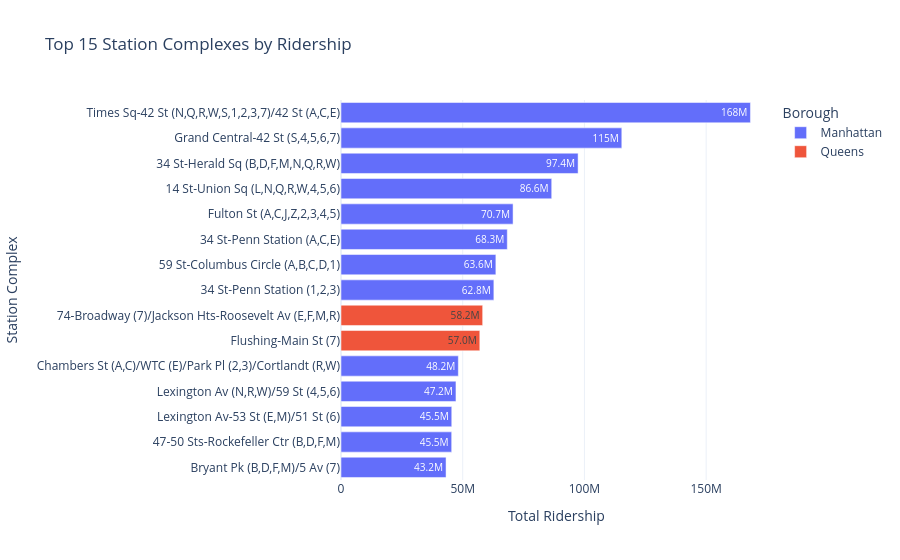

Notebook code for this chart:
### Markdown cell above
## 9. Highest-ridership station complexes

Identify the top 15 station complexes by cumulative ridership over the complete monthly dataset.

### Code cell
top_stations = get_top_stations(connection, limit=15)

display(top_stations)

fig = px.bar(
    top_stations.sort_values("total_ridership", ascending=True),
    x="total_ridership",
    y="station_complex",
    color="borough",
    orientation="h",
    title="Top 15 Station Complexes by Ridership",
    labels={
        "total_ridership": "Total Ridership",
        "station_complex": "Station Complex",
        "borough": "Borough",
    },
    text_auto=".3s",
)

fig.update_layout(
    template="plotly_white",
    yaxis={"categoryorder": "total ascending"},
)
fig.show()

### Figure 1 — Plotly figure (JSON) as saved in the notebook; plotly's stock layout.template omitted (floating-point values rounded to 4 significant figures)
{"data": [{"hovertemplate": "Borough=Manhattan<br>Total Ridership=%{x}<br>Station Complex=%{y}<extra></extra>", "legendgroup": "Manhattan", "marker": {"color": "#636efa", "pattern": {"shape": ""}}, "name": "Manhattan", "orientation": "h", "showlegend": true, "textposition": "auto", "texttemplate": "%{x:.3s}", "type": "bar", "x": [43160000.0, 45470000.0, 45500000.0, 47230000.0, 48200000.0, 62790000.0, 63620000.0, 68310000.0, 70690000.0, 86560000.0, 97400000.0, 115400000.0, 168200000.0], "xaxis": "x", "y": ["Bryant Pk (B,D,F,M)/5 Av (7)", "47-50 Sts-Rockefeller Ctr (B,D,F,M)", "Lexington Av-53 St (E,M)/51 St (6)", "Lexington Av (N,R,W)/59 St (4,5,6)", "Chambers St (A,C)/WTC (E)/Park Pl (2,3)/Cortlandt (R,W)", "34 St-Penn Station (1,2,3)", "59 St-Columbus Circle (A,B,C,D,1)", "34 St-Penn Station (A,C,E)", "Fulton St (A,C,J,Z,2,3,4,5)", "14 St-Union Sq (L,N,Q,R,W,4,5,6)", "34 St-Herald Sq (B,D,F,M,N,Q,R,W)", "Grand Central-42 St (S,4,5,6,7)", "Times Sq-42 St (N,Q,R,W,S,1,2,3,7)/42 St (A,C,E)"], "yaxis": "y"}, {"hovertemplate": "Borough=Queens<br>Total Ridership=%{x}<br>Station Complex=%{y}<extra></extra>", "legendgroup": "Queens", "marker": {"color": "#EF553B", "pattern": {"shape": ""}}, "name": "Queens", "orientation": "h", "showlegend": true, "textposition": "auto", "texttemplate": "%{x:.3s}", "type": "bar", "x": [57020000.0, 58200000.0], "xaxis": "x", "y": ["Flushing-Main St (7)", "74-Broadway (7)/Jackson Hts-Roosevelt Av (E,F,M,R)"], "yaxis": "y"}], "layout": {"barmode": "relative", "legend": {"title": {"text": "Borough"}, "tracegroupgap": 0}, "title": {"text": "Top 15 Station Complexes by Ridership"}, "xaxis": {"anchor": "y", "domain": [0, 1], "title": {"text": "Total Ridership"}}, "yaxis": {"anchor": "x", "categoryorder": "total ascending", "domain": [0, 1], "title": {"text": "Station Complex"}}}}
